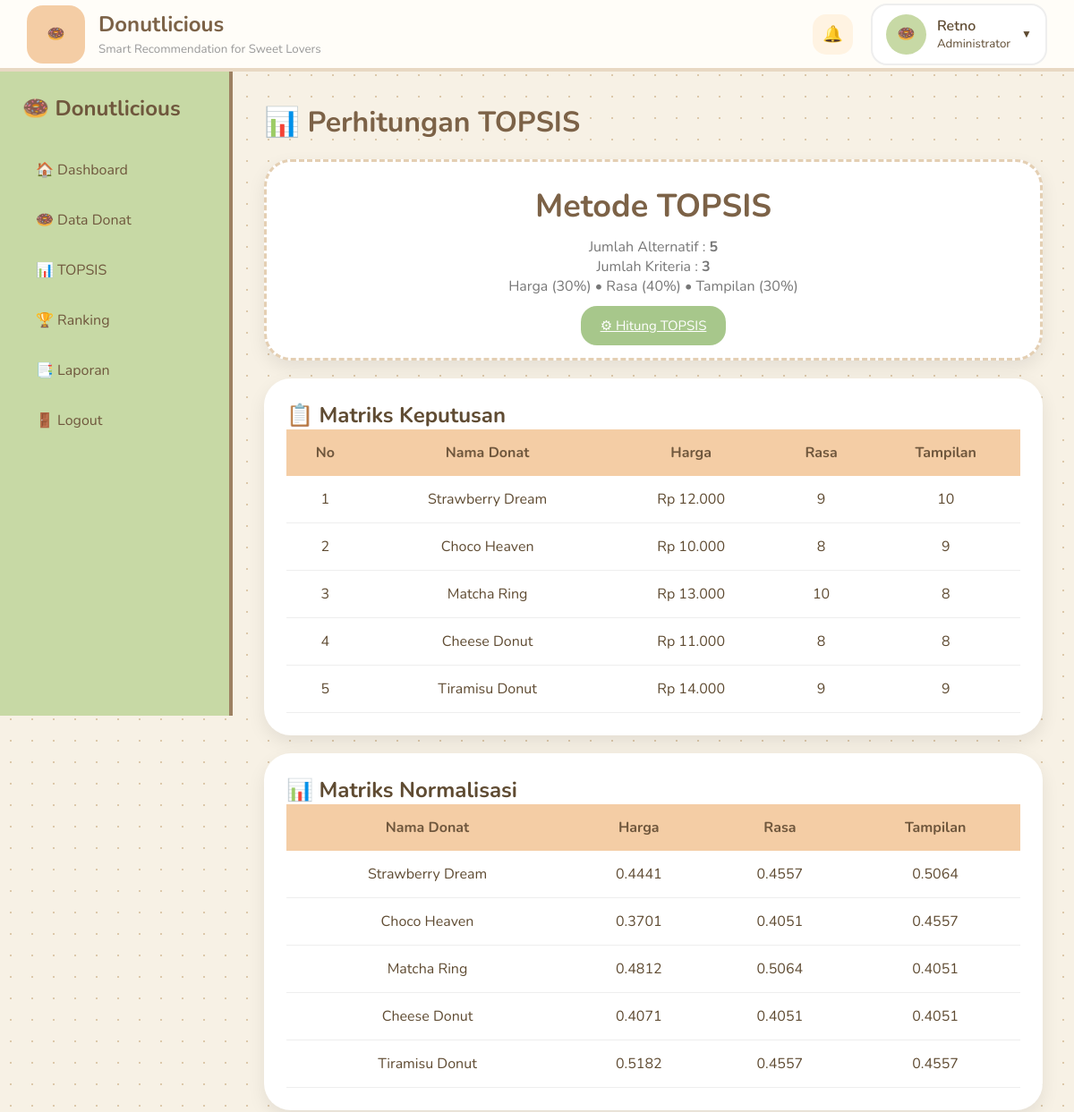
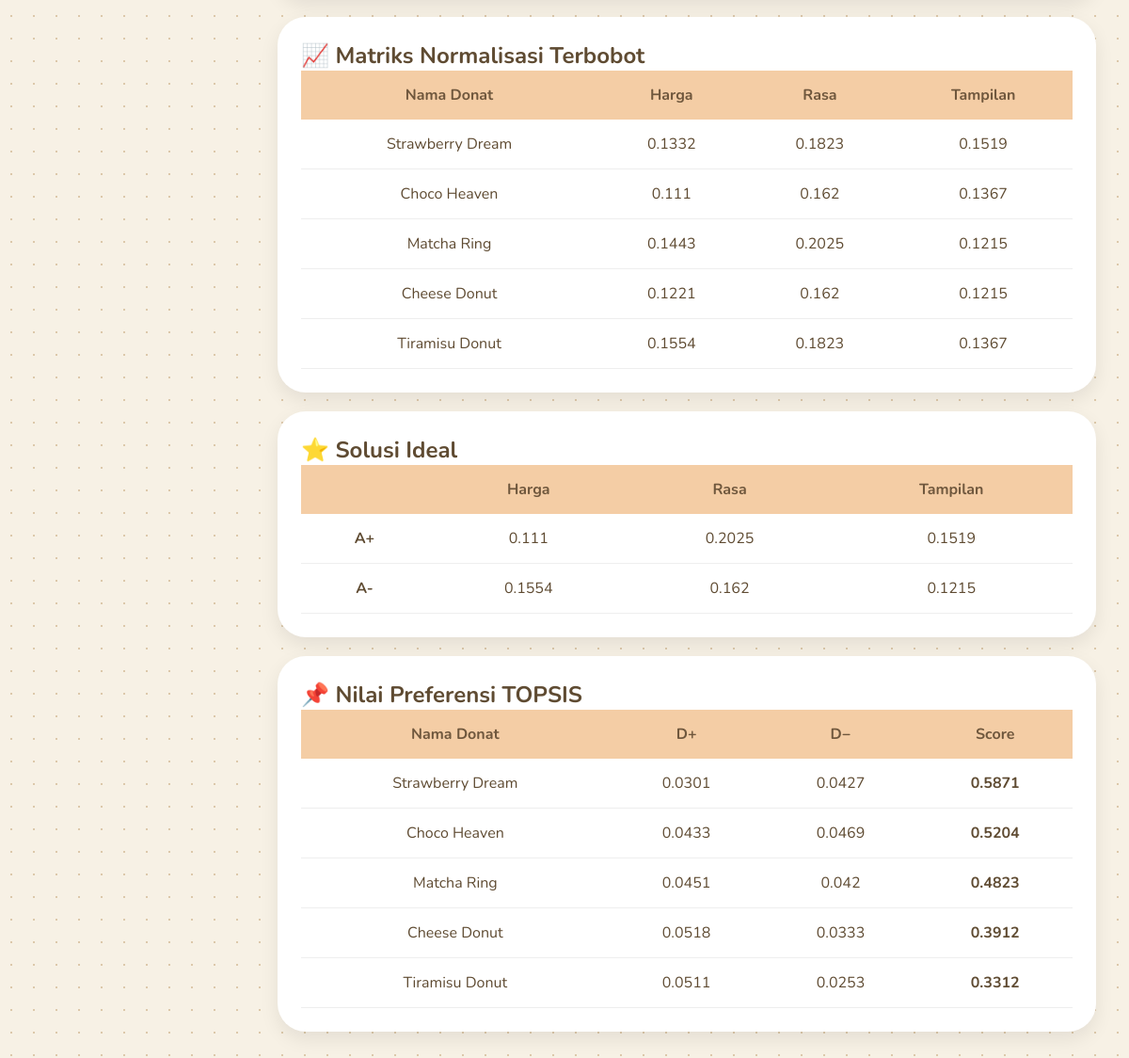
Screenshot of /admin/topsis.php?hitung=1 (signed in) with the database file from the repository (2 pictures, top to bottom).
### tables this page shows
CREATE TABLE `donat` (
  `id_donat` int(11) NOT NULL,
  `nama_donat` varchar(100) NOT NULL,
  `harga` int(11) NOT NULL,
  `rasa` int(11) NOT NULL,
  `tampilan` int(11) NOT NULL,
  `gambar` varchar(255) DEFAULT NULL,
  `score` double DEFAULT 0
);

### admin/topsis.php (the view, shortened to what this page needs)
<?php
require_once __DIR__ . "/../config/koneksi.php";
$bobot=[
"harga"=>0.30,
"rasa"=>0.40,
"tampilan"=>0.30
];
$query=mysqli_query($conn,"
SELECT *
FROM donat
ORDER BY id_donat ASC
");
$data=[];
while($row=mysqli_fetch_assoc($query)){
    $data[]=$row;
}
$hitung=isset($_GET['hitung']);
?>
<!DOCTYPE html>
<html>
<head>
<link rel="stylesheet"
href="../assets/css/style.css">
</head>
<body>
<?php include "../components/navbar.php"; ?>
<div class="main-wrapper">
<?php include "../components/sidebar_admin.php"; ?>
<div class="content">
<h1>📊 Perhitungan TOPSIS</h1>
<div class="cute-card">
<h2>
Metode TOPSIS
</h2>
<p>
Jumlah Alternatif :
<b><?= count($data); ?></b>
</p>
<p>
Jumlah Kriteria :
<b>3</b>
</p>
<p>
Harga (30%) •
Rasa (40%) •
Tampilan (30%)
</p>
<br>
<a
href="topsis.php?hitung=1"
class="btn-primary">
⚙ Hitung TOPSIS
</a>
</div>
<?php if($hitung)
    { ?>
    <div class="table-card">
        <h2>📋 Matriks Keputusan</h2>
        <table>
            <tr>
                <th>No</th>
                <th>Nama Donat</th>
                <th>Harga</th>
                <th>Rasa</th>
                <th>Tampilan</th>
            </tr>
    <?php
    $no=1;
    foreach($data as $d){
        ?>
        <tr>
            <td><?= $no++; ?></td>
            <td><?= $d['nama_donat']; ?></td>
            <td>Rp <?= number_format($d['harga'],0,",","."); ?></td>
            <td><?= $d['rasa']; ?></td>
            <td><?= $d['tampilan']; ?></td>
        </tr>
    <?php } ?>
        </table>
    </div>
    <?php
$totalHarga=0;
$totalRasa=0;
$totalTampilan=0;
foreach($data as $d){
    $totalHarga += pow($d['harga'],2);
    $totalRasa += pow($d['rasa'],2);
    $totalTampilan += pow($d['tampilan'],2);
}
$totalHarga=sqrt($totalHarga);
$totalRasa=sqrt($totalRasa);
$totalTampilan=sqrt($totalTampilan);
?>
<div class="table-card">
<h2>📊 Matriks Normalisasi</h2>
<table>
<tr>
<th>Nama Donat</th>
<th>Harga</th>
<th>Rasa</th>
<th>Tampilan</th>
</tr>
<?php
$normalisasi=[];
foreach($data as $d){
$nharga=$d['harga']/$totalHarga;
$nrasa=$d['rasa']/$totalRasa;
$ntampilan=$d['tampilan']/$totalTampilan;
$normalisasi[]=[
"id"=>$d['id_donat'],
"nama"=>$d['nama_donat'],
"harga"=>$nharga,
"rasa"=>$nrasa,
"tampilan"=>$ntampilan
];
?>
<tr>
<td><?= $d['nama_donat']; ?></td>
<td><?= round($nharga,4); ?></td>
<td><?= round($nrasa,4); ?></td>
<td><?= round($ntampilan,4); ?></td>
</tr>
<?php } ?>
</table>
</div>
<?php
$terbobot=[];
foreach($normalisasi as $n){
    $harga = $n['harga'] * $bobot['harga'];
    $rasa = $n['rasa'] * $bobot['rasa'];
    $tampilan = $n['tampilan'] * $bobot['tampilan'];
    $terbobot[]=[
        "id"=>$n['id'],
        "nama"=>$n['nama'],
        "harga"=>$harga,
        "rasa"=>$rasa,
        "tampilan"=>$tampilan
    ];
}
?>
<div class="table-card">
<h2>📈 Matriks Normalisasi Terbobot</h2>
<table>
<tr>
<th>Nama Donat</th>
<th>Harga</th>
<th>Rasa</th>
<th>Tampilan</th>
</tr>
<?php foreach($terbobot as $t){ ?>
<tr>
<td><?= $t['nama']; ?></td>
<td><?= round($t['harga'],4); ?></td>
<td><?= round($t['rasa'],4); ?></td>
<td><?= round($t['tampilan'],4); ?></td>
</tr>
<?php } ?>
</table>
</div>
<?php
$harga=array_column($terbobot,"harga");
$rasa=array_column($terbobot,"rasa");
$tampilan=array_column($terbobot,"tampilan");
$Aplus=[
"harga"=>min($harga),
"rasa"=>max($rasa),
"tampilan"=>max($tampilan)
];
$Amin=[
"harga"=>max($harga),
"rasa"=>min($rasa),
"tampilan"=>min($tampilan)
];
?>
<div class="table-card">
<h2>⭐ Solusi Ideal</h2>
<table>
<tr>
<th></th>
<th>Harga</th>
<th>Rasa</th>
<th>Tampilan</th>
</tr>
<tr>
<td><b>A+</b></td>
<td><?= round($Aplus['harga'],4); ?></td>
<td><?= round($Aplus['rasa'],4); ?></td>
<td><?= round($Aplus['tampilan'],4); ?></td>
</tr>
<tr>
<td><b>A-</b></td>
<td><?= round($Amin['harga'],4); ?></td>
<td><?= round($Amin['rasa'],4); ?></td>
<td><?= round($Amin['tampilan'],4); ?></td>
</tr>
</table>
</div>
<?php
$hasil=[];
foreach($terbobot as $t){
    $dPlus = sqrt(
        pow($t['harga']-$Aplus['harga'],2)+
        pow($t['rasa']-$Aplus['rasa'],2)+
        pow($t['tampilan']-$Aplus['tampilan'],2)
    );
    $dMin = sqrt(
        pow($t['harga']-$Amin['harga'],2)+
        pow($t['rasa']-$Amin['rasa'],2)+
        pow($t['tampilan']-$Amin['tampilan'],2)
    );
    $score = $dMin / ($dPlus + $dMin);
    $hasil[]=[
        "id"=>$t['id'],
        "nama"=>$t['nama'],
        "dplus"=>$dPlus,
        "dmin"=>$dMin,
        "score"=>$score
    ];
}
?>
<div class="table-card">
<h2>📌 Nilai Preferensi TOPSIS</h2>
<table>
<tr>
<th>Nama Donat</th>
<th>D+</th>
<th>D−</th>
<th>Score</th>
</tr>
<?php foreach($hasil as $h){ ?>
<tr>
<td><?= $h['nama']; ?></td>
<td><?= round($h['dplus'],4); ?></td>
<td><?= round($h['dmin'],4); ?></td>
<td><b><?= round($h['score'],4); ?></b></td>
</tr>
<?php } ?>
</table>
</div>
<?php } ?>

### assets/css/style.css (style rules this page uses)
* { margin:0; padding:0; box-sizing:border-box; font-family:'Nunito',sans-serif; }
body { background:#f7f1e5; background-image: radial-gradient(#dcc8aa 1px, transparent 1px); background-size:24px 24px; color:#5f4b32; }
.main-wrapper { display:flex; min-height:calc(100vh - 80px); }
.content { flex:1; padding:35px; }
.content h1 { margin-bottom:20px; color:#7c6247; }
.cute-card { background:white; padding:25px; border-radius:30px; border:3px dashed #e4cfb3; text-align:center; box-shadow:0 8px 20px rgba(0,0,0,.08); transition:.3s; }
.cute-card h2 { font-size:36px; color:#7c6247; margin-bottom:10px; }
.cute-card p { color:#777; }
.btn-primary { background:#a7c78b; color:white; padding:12px 22px; border-radius:18px; font-size:15px; }
.table-card { background:white; padding:25px; border-radius:30px; box-shadow:0 8px 20px rgba(0,0,0,.08); margin-top:20px; overflow-x:auto; }
table { width:100%; border-collapse:collapse; }
table th { background:#f4cda5; padding:15px; color:#6f573d; }
table td { padding:15px; border-bottom:1px solid #eee; text-align:center; }

### rows the page displays
donat: nama_donat "Strawberry Dream", harga "12.000", rasa "9", tampilan "10", harga "0.4441", rasa "0.4557", tampilan "0.5064", harga "0.1332", rasa "0.1823", tampilan "0.1519", dplus "0.0301", dmin "0.0427", score "0.5871"
donat: nama_donat "Choco Heaven", harga "10.000", rasa "8", tampilan "9", harga "0.3701", rasa "0.4051", tampilan "0.4557", harga "0.111", rasa "0.162", tampilan "0.1367", dplus "0.0433", dmin "0.0469", score "0.5204"
donat: nama_donat "Matcha Ring", harga "13.000", rasa "10", tampilan "8", harga "0.4812", rasa "0.5064", tampilan "0.4051", harga "0.1443", rasa "0.2025", tampilan "0.1215", dplus "0.0451", dmin "0.042", score "0.4823"
donat: nama_donat "Cheese Donut", harga "11.000", rasa "8", tampilan "8", harga "0.4071", rasa "0.4051", tampilan "0.4051", harga "0.1221", rasa "0.162", tampilan "0.1215", dplus "0.0518", dmin "0.0333", score "0.3912"
donat: nama_donat "Tiramisu Donut", harga "14.000", rasa "9", tampilan "9", harga "0.5182", rasa "0.4557", tampilan "0.4557", harga "0.1554", rasa "0.1823", tampilan "0.1367", dplus "0.0511", dmin "0.0253", score "0.3312"

### other values shown
$_SESSION['nama_admin'] "Retno"
count($data) "5"
$Aplus['harga'] "0.111"
$Aplus['rasa'] "0.2025"
$Aplus['tampilan'] "0.1519"
$Amin['harga'] "0.1554"
$Amin['rasa'] "0.162"
$Amin['tampilan'] "0.1215"
